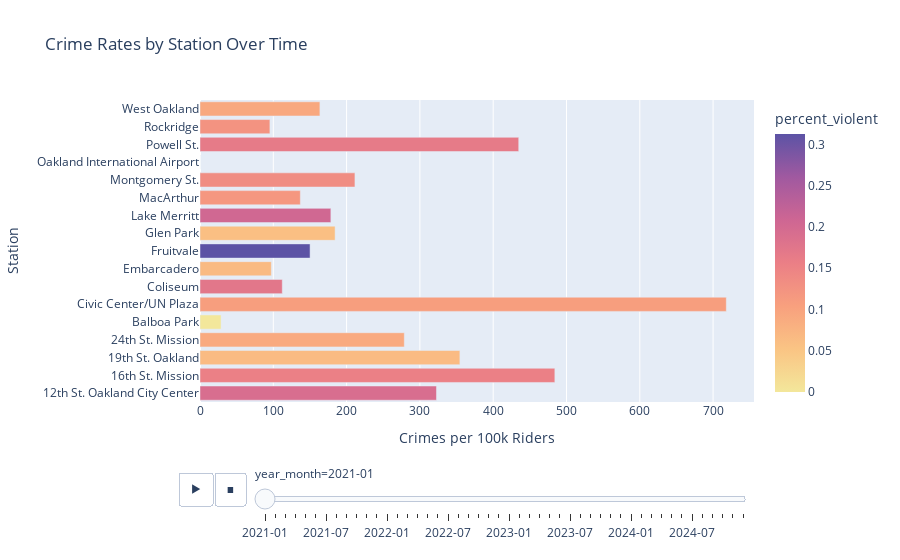

Notebook cell for this chart:
### Markdown cell above
Other visualizations

### Code cell
fig = px.bar(
    geoCrimeFrame,
    x="crimes_per_100k",
    y="station",
    color="percent_violent",
    color_continuous_scale="sunset",
    animation_frame="year_month",
    title="Crime Rates by Station Over Time",
    labels={"crimes_per_100k": "Crimes per 100k Riders", "station": "Station"}
)

fig.show()

### Figure 1 — Plotly figure (JSON) as saved in the notebook; plotly's stock layout.template omitted (floating-point values rounded to 4 significant figures)
{"data": [{"alignmentgroup": "True", "hovertemplate": "year_month=2021-01<br>Crimes per 100k Riders=%{x}<br>Station=%{y}<br>percent_violent=%{marker.color}<extra></extra>", "legendgroup": "", "marker": {"color": [0.191, 0.1543, 0.06494, 0.09009, 0, 0.1068, 0.1724, 0.06667, 0.3125, 0.05882, 0.2051, 0.1176, 0.1348, 0, 0.1653, 0.125, 0.09302], "coloraxis": "coloraxis", "pattern": {"shape": ""}}, "name": "", "offsetgroup": "", "orientation": "h", "showlegend": false, "textposition": "auto", "type": "bar", "x": [322.6, 484.1, 354.5, 278.7, 28.75, 718.0, 112.2, 97.29, 150.2, 184.3, 178.5, 136.9, 211.4, 0, 434.8, 95.36, 163.6], "xaxis": "x", "y": ["12th St. Oakland City Center", "16th St. Mission", "19th St. Oakland", "24th St. Mission", "Balboa Park", "Civic Center/UN Plaza", "Coliseum", "Embarcadero", "Fruitvale", "Glen Park", "Lake Merritt", "MacArthur", "Montgomery St.", "Oakland International Airport", "Powell St.", "Rockridge", "West Oakland"], "yaxis": "y"}], "layout": {"barmode": "relative", "coloraxis": {"colorbar": {"title": {"text": "percent_violent"}}, "colorscale": [[0, "rgb(243, 231, 155)"], [0.1667, "rgb(250, 196, 132)"], [0.3333, "rgb(248, 160, 126)"], [0.5, "rgb(235, 127, 134)"], [0.6667, "rgb(206, 102, 147)"], [0.8333, "rgb(160, 89, 160)"], [1, "rgb(92, 83, 165)"]]}, "legend": {"tracegroupgap": 0}, "sliders": [{"active": 0, "currentvalue": {"prefix": "year_month="}, "len": 0.9, "pad": {"b": 10, "t": 60}, "steps": [{"args": [["2021-01"], {"frame": {"duration": 0, "redraw": true}, "fromcurrent": true, "mode": "immediate", "transition": {"duration": 0, "easing": "linear"}}], "label": "2021-01", "method": "animate"}, {"args": [["2021-02"], {"frame": {"duration": 0, "redraw": true}, "fromcurrent": true, "mode": "immediate", "transition": {"duration": 0, "easing": "linear"}}], "label": "2021-02", "method": "animate"}, {"args": [["2021-03"], {"frame": {"duration": 0, "redraw": true}, "fromcurrent": true, "mode": "immediate", "transition": {"duration": 0, "easing": "linear"}}], "label": "2021-03", "method": "animate"}, {"args": [["2021-04"], {"frame": {"duration": 0, "redraw": true}, "fromcurrent": true, "mode": "immediate", "transition": {"duration": 0, "easing": "linear"}}], "label": "2021-04", "method": "animate"}, {"args": [["2021-05"], {"frame": {"duration": 0, "redraw": true}, "fromcurrent": true, "mode": "immediate", "transition": {"duration": 0, "easing": "linear"}}], "label": "2021-05", "method": "animate"}, {"args": [["2021-06"], {"frame": {"duration": 0, "redraw": true}, "fromcurrent": true, "mode": "immediate", "transition": {"duration": 0, "easing": "linear"}}], "label": "2021-06", "method": "animate"}, {"args": [["2021-07"], {"frame": {"duration": 0, "redraw": true}, "fromcurrent": true, "mode": "immediate", "transition": {"duration": 0, "easing": "linear"}}], "label": "2021-07", "method": "animate"}, {"args": [["2021-08"], {"frame": {"duration": 0, "redraw": true}, "fromcurrent": true, "mode": "immediate", "transition": {"duration": 0, "easing": "linear"}}], "label": "2021-08", "method": "animate"}, {"args": [["2021-09"], {"frame": {"duration": 0, "redraw": true}, "fromcurrent": true, "mode": "immediate", "transition": {"duration": 0, "easing": "linear"}}], "label": "2021-09", "method": "animate"}, {"args": [["2021-10"], {"frame": {"duration": 0, "redraw": true}, "fromcurrent": true, "mode": "immediate", "transition": {"duration": 0, "easing": "linear"}}], "label": "2021-10", "method": "animate"}, {"args": [["2021-11"], {"frame": {"duration": 0, "redraw": true}, "fromcurrent": true, "mode": "immediate", "transition": {"duration": 0, "easing": "linear"}}], "label": "2021-11", "method": "animate"}, {"args": [["2021-12"], {"frame": {"duration": 0, "redraw": true}, "fromcurrent": true, "mode": "immediate", "transition": {"duration": 0, "easing": "linear"}}], "label": "2021-12", "method": "animate"}, {"args": [["2022-01"], {"frame": {"duration": 0, "redraw": true}, "fromcurrent": true, "mode": "immediate", "transition": {"duration": 0, "easing": "linear"}}], "label": "2022-01", "method": "animate"}, {"args": [["2022-02"], {"frame": {"duration": 0, "redraw": true}, "fromcurrent": true, "mode": "immediate", "transition": {"duration": 0, "easing": "linear"}}], "label": "2022-02", "method": "animate"}, {"args": [["2022-03"], {"frame": {"duration": 0, "redraw": true}, "fromcurrent": true, "mode": "immediate", "transition": {"duration": 0, "easing": "linear"}}], "label": "2022-03", "method": "animate"}, {"args": [["2022-04"], {"frame": {"duration": 0, "redraw": true}, "fromcurrent": true, "mode": "immediate", "transition": {"duration": 0, "easing": "linear"}}], "label": "2022-04", "method": "animate"}, {"args": [["2022-05"], {"frame": {"duration": 0, "redraw": true}, "fromcurrent": true, "mode": "immediate", "transition": {"duration": 0, "easing": "linear"}}], "label": "2022-05", "method": "animate"}, {"args": [["2022-06"], {"frame": {"duration": 0, "redraw": true}, "fromcurrent": true, "mode": "immediate", "transition": {"duration": 0, "easing": "linear"}}], "label": "2022-06", "method": "animate"}, {"args": [["2022-07"], {"frame": {"duration": 0, "redraw": true}, "fromcurrent": true, "mode": "immediate", "transition": {"duration": 0, "easing": "linear"}}], "label": "2022-07", "method": "animate"}, {"args": [["2022-08"], {"frame": {"duration": 0, "redraw": true}, "fromcurrent": true, "mode": "immediate", "transition": {"duration": 0, "easing": "linear"}}], "label": "2022-08", "method": "animate"}, {"args": [["2022-09"], {"frame": {"duration": 0, "redraw": true}, "fromcurrent": true, "mode": "immediate", "transition": {"duration": 0, "easing": "linear"}}], "label": "2022-09", "method": "animate"}, {"args": [["2022-10"], {"frame": {"duration": 0, "redraw": true}, "fromcurrent": true, "mode": "immediate", "transition": {"duration": 0, "easing": "linear"}}], "label": "2022-10", "method": "animate"}, {"args": [["2022-11"], {"frame": {"duration": 0, "redraw": true}, "fromcurrent": true, "mode": "immediate", "transition": {"duration": 0, "easing": "linear"}}], "label": "2022-11", "method": "animate"}, {"args": [["2022-12"], {"frame": {"duration": 0, "redraw": true}, "fromcurrent": true, "mode": "immediate", "transition": {"duration": 0, "easing": "linear"}}], "label": "2022-12", "method": "animate"}, {"args": [["2023-01"], {"frame": {"duration": 0, "redraw": true}, "fromcurrent": true, "mode": "immediate", "transition": {"duration": 0, "easing": "linear"}}], "label": "2023-01", "method": "animate"}, {"args": [["2023-02"], {"frame": {"duration": 0, "redraw": true}, "fromcurrent": true, "mode": "immediate", "transition": {"duration": 0, "easing": "linear"}}], "label": "2023-02", "method": "animate"}, {"args": [["2023-03"], {"frame": {"duration": 0, "redraw": true}, "fromcurrent": true, "mode": "immediate", "transition": {"duration": 0, "easing": "linear"}}], "label": "2023-03", "method": "animate"}, {"args": [["2023-04"], {"frame": {"duration": 0, "redraw": true}, "fromcurrent": true, "mode": "immediate", "transition": {"duration": 0, "easing": "linear"}}], "label": "2023-04", "method": "animate"}, {"args": [["2023-05"], {"frame": {"duration": 0, "redraw": true}, "fromcurrent": true, "mode": "immediate", "transition": {"duration": 0, "easing": "linear"}}], "label": "2023-05", "method": "animate"}, {"args": [["2023-06"], {"frame": {"duration": 0, "redraw": true}, "fromcurrent": true, "mode": "immediate", "transition": {"duration": 0, "easing": "linear"}}], "label": "2023-06", "method": "animate"}, {"args": [["2023-07"], {"frame": {"duration": 0, "redraw": true}, "fromcurrent": true, "mode": "immediate", "transition": {"duration": 0, "easing": "linear"}}], "label": "2023-07", "method": "animate"}, {"args": [["2023-08"], {"frame": {"duration": 0, "redraw": true}, "fromcurrent": true, "mode": "immediate", "transition": {"duration": 0, "easing": "linear"}}], "label": "2023-08", "method": "animate"}, {"args": [["2023-09"], {"frame": {"duration": 0, "redraw": true}, "fromcurrent": true, "mode": "immediate", "transition": {"duration": 0, "easing": "linear"}}], "label": "2023-09", "method": "animate"}, {"args": [["2023-10"], {"frame": {"duration": 0, "redraw": true}, "fromcurrent": true, "mode": "immediate", "transition": {"duration": 0, "easing": "linear"}}], "label": "2023-10", "method": "animate"}, {"args": [["2023-11"], {"frame": {"duration": 0, "redraw": true}, "fromcurrent": true, "mode": "immediate", "transition": {"duration": 0, "easing": "linear"}}], "label": "2023-11", "method": "animate"}, {"args": [["2023-12"], {"frame": {"duration": 0, "redraw": true}, "fromcurrent": true, "mode": "immediate", "transition": {"duration": 0, "easing": "linear"}}], "label": "2023-12", "method": "animate"}, {"args": [["2024-01"], {"frame": {"duration": 0, "redraw": true}, "fromcurrent": true, "mode": "immediate", "transition": {"duration": 0, "easing": "linear"}}], "label": "2024-01", "method": "animate"}, {"args": [["2024-02"], {"frame": {"duration": 0, "redraw": true}, "fromcurrent": true, "mode": "immediate", "transition": {"duration": 0, "easing": "linear"}}], "label": "2024-02", "method": "animate"}, {"args": [["2024-03"], {"frame": {"duration": 0, "redraw": true}, "fromcurrent": true, "mode": "immediate", "transition": {"duration": 0, "easing": "linear"}}], "label": "2024-03", "method": "animate"}, {"args": [["2024-04"], {"frame": {"duration": 0, "redraw": true}, "fromcurrent": true, "mode": "immediate", "transition": {"duration": 0, "easing": "linear"}}], "label": "2024-04", "method": "animate"}, {"args": [["2024-05"], {"frame": {"duration": 0, "redraw": true}, "fromcurrent": true, "mode": "immediate", "transition": {"duration": 0, "easing": "linear"}}], "label": "2024-05", "method": "animate"}, {"args": [["2024-06"], {"frame": {"duration": 0, "redraw": true}, "fromcurrent": true, "mode": "immediate", "transition": {"duration": 0, "easing": "linear"}}], "label": "2024-06", "method": "animate"}, {"args": [["2024-07"], {"frame": {"duration": 0, "redraw": true}, "fromcurrent": true, "mode": "immediate", "transition": {"duration": 0, "easing": "linear"}}], "label": "2024-07", "method": "animate"}, {"args": [["2024-08"], {"frame": {"duration": 0, "redraw": true}, "fromcurrent": true, "mode": "immediate", "transition": {"duration": 0, "easing": "linear"}}], "label": "2024-08", "method": "animate"}, {"args": [["2024-09"], {"frame": {"duration": 0, "redraw": true}, "fromcurrent": true, "mode": "immediate", "transition": {"duration": 0, "easing": "linear"}}], "label": "2024-09", "method": "animate"}, {"args": [["2024-10"], {"frame": {"duration": 0, "redraw": true}, "fromcurrent": true, "mode": "immediate", "transition": {"duration": 0, "easing": "linear"}}], "label": "2024-10", "method": "animate"}, {"args": [["2024-11"], {"frame": {"duration": 0, "redraw": true}, "fromcurrent": true, "mode": "immediate", "transition": {"duration": 0, "easing": "linear"}}], "label": "2024-11", "method": "animate"}, {"args": [["2024-12"], {"frame": {"duration": 0, "redraw": true}, "fromcurrent": true, "mode": "immediate", "transition": {"duration": 0, "easing": "linear"}}], "label": "2024-12", "method": "animate"}], "x": 0.1, "xanchor": "left", "y": 0, "yanchor": "top"}], "title": {"text": "Crime Rates by Station Over Time"}, "updatemenus": [{"buttons": [{"args": [null, {"frame": {"duration": 500, "redraw": true}, "fromcurrent": true, "mode": "immediate", "transition": {"duration": 500, "easing": "linear"}}], "label": "&#9654;", "method": "animate"}, {"args": [[null], {"frame": {"duration": 0, "redraw": true}, "fromcurrent": true, "mode": "immediate", "transition": {"duration": 0, "easing": "linear"}}], "label": "&#9724;", "method": "animate"}], "direction": "left", "pad": {"r": 10, "t": 70}, "showactive": false, "type": "buttons", "x": 0.1, "xanchor": "right", "y": 0, "yanchor": "top"}], "xaxis": {"anchor": "y", "domain": [0, 1], "title": {"text": "Crimes per 100k Riders"}}, "yaxis": {"anchor": "x", "domain": [0, 1], "title": {"text": "Station"}}}}
